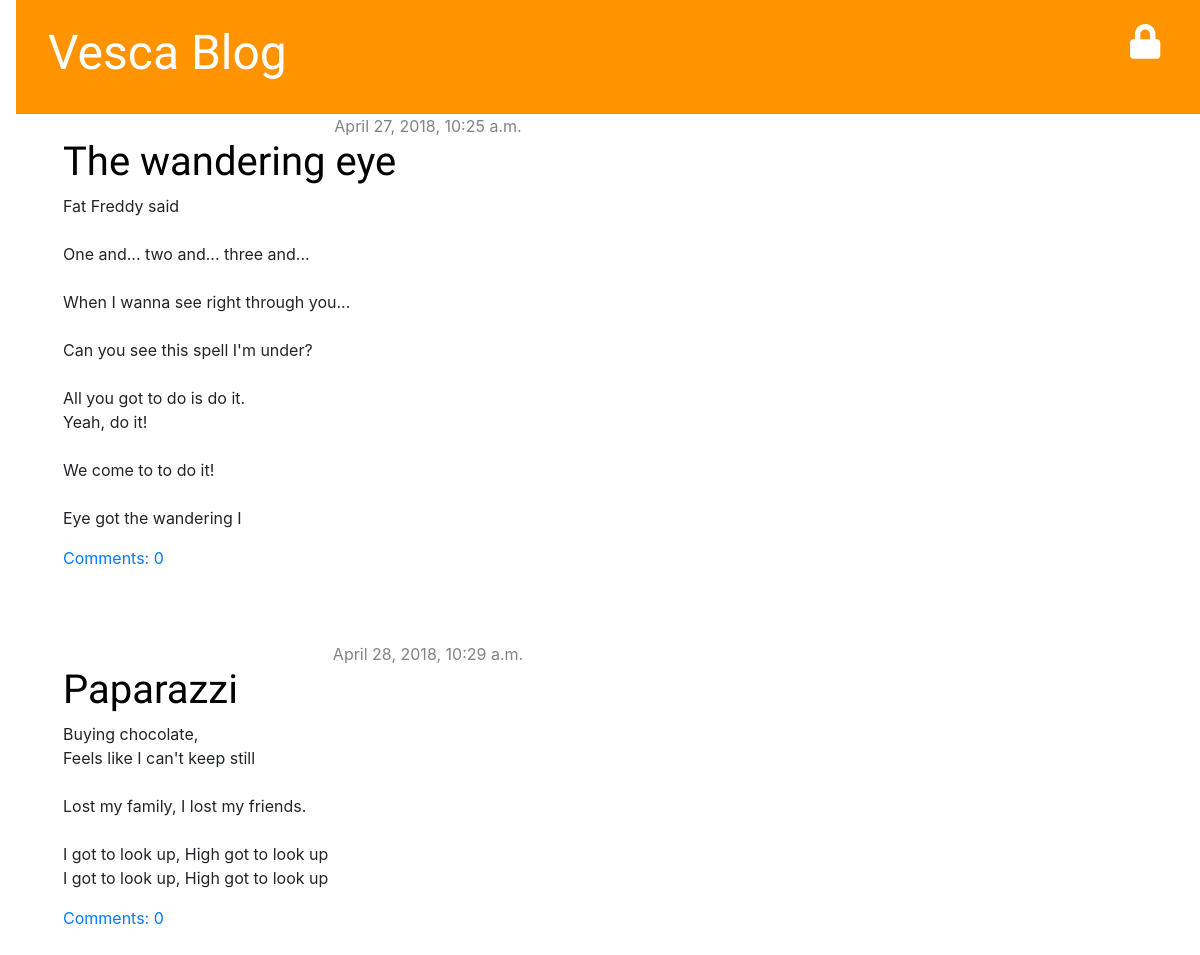
Page /blog/ on the earlier database version.
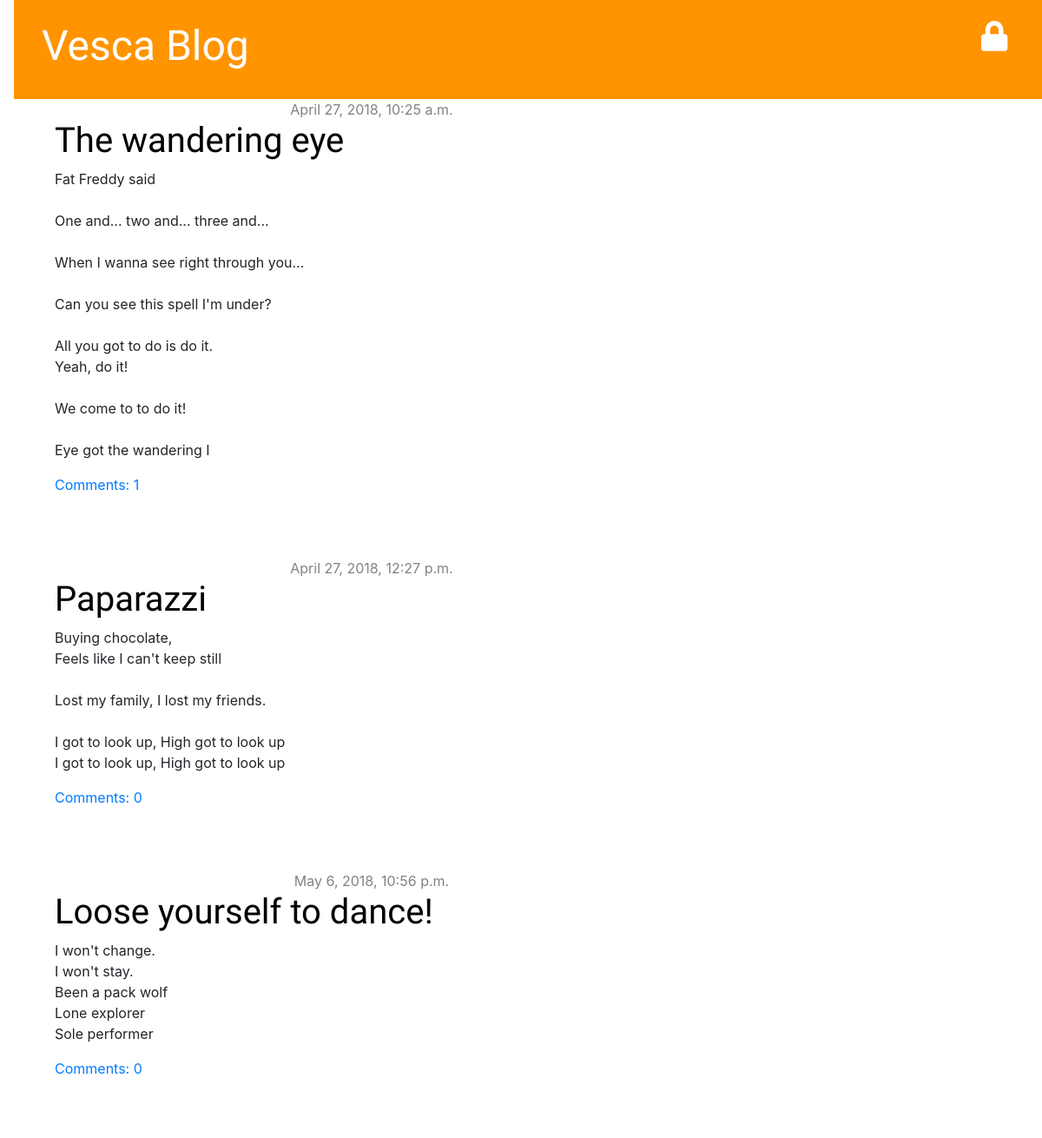
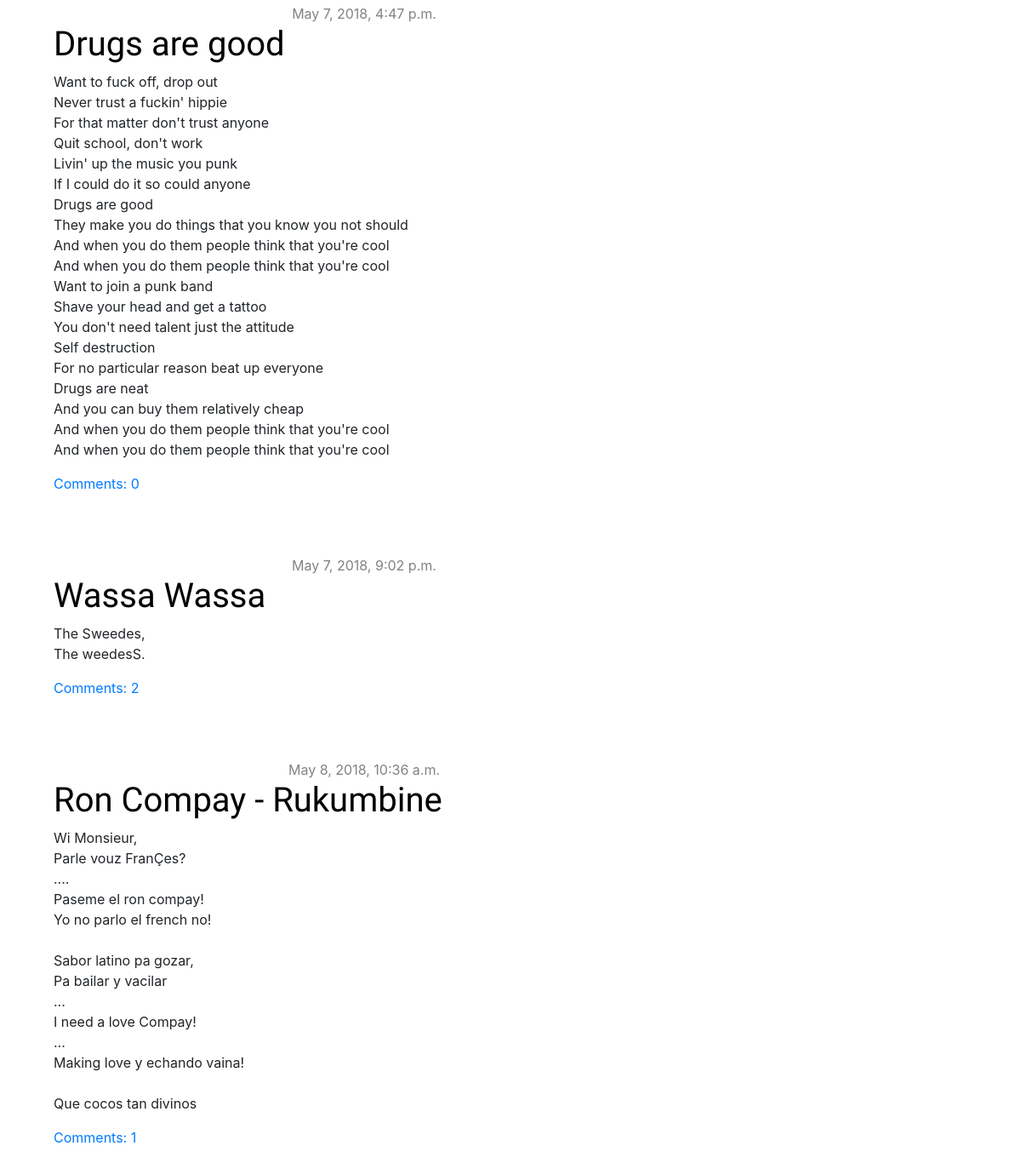
Same page on the later database version (2 pictures, top to bottom).
### blog/models.py (models this page shows, shortened)
class Post(models.Model):
    author = models.ForeignKey('auth.User', on_delete = models.CASCADE)
    title = models.CharField(max_length = 200)
    text = models.TextField()
    created_date = models.DateTimeField(default = timezone.now)
    published_date = models.DateTimeField(blank = True, null = True)
    def approved_comments(self):
        return self.comments.filter(approved_comment=True)

### blog/views.py (the view)
def post_list(request):
	posts = Post.objects.filter(published_date__lte=timezone.now()).order_by('published_date')
	return render(request, 'blog/post_list.html', {'posts':posts})

### blog/templates/blog/post_list.html
{% extends 'blog/base.html' %}
{% block content %}
    {% for post in posts %}
        <div class="post">
            <div class="date">
                {{ post.published_date }}
            </div>
            <h1><a href="{% url 'post_detail' pk=post.pk %}">{{ post.title }}</a></h1>
            <p>{{ post.text|linebreaksbr }}</p>
            <a href="{% url 'post_detail' pk=post.pk %}">Comments: {{ post.approved_comments.count }}</a>
        </div>
    {% endfor %}
{% endblock %}

### blog/templates/blog/base.html (shortened to what this page needs)
{% load staticfiles  %}
<html>
<head>
    <link href="https://stackpath.bootstrapcdn.com/bootstrap/4.1.1/css/bootstrap.min.css" rel="stylesheet">
    <link rel="stylesheet" href="{% static 'css/blog.css' %}">
</head>
<body>
    <div class='page-header' >
	{% if user.is_authenticated %}
        <a href="{% url 'post_new' %}" class="top-menu"><i class="fas fa-plus"></i></a>
	    <a href="{% url 'post_draft_list' %}" class="top-menu"><i class="fas fa-edit"></i></a>
	    <p class="top-menu">Hello {{ user.username }} <small>(<a href="{% url 'logout' %}">Log out</a>)</small></p>
	{% else %}
		<a href="{% url 'login' %}" class="top-menu"><i class="fas fa-lock"></i></a>
	{% endif %}
	<h1><a href="/">Vesca Blog</a></h1>
    </div>
    <div class="content container">
        <div class="row">
            <div class="col-lg-8">
               {% block content %}
	       {% endblock %}
            </div>
        </div>
    </div>
</body>
</html>

### blog/static/css/blog.css (style rules this page uses)
body { padding-left: 1rem; }
h1 a { color: #FCA205; font-family: 'Lobster'; }
.page-header { background-color: #ff9400; margin-top: 0; padding: 1.5rem 1.5rem 1.5rem 2rem; }
.page-header h1, .page-header h1 a, .page-header h1 a:visited, .page-header h1 a:active { color: #ffffff; font-size: 36pt; text-decoration: none; }
.content { margin-left: 2rem; }
.container { display: flex; flex-direction: column; justify-content:center; }
h1, h2, h3, h4 { font-family: 'Lobster', cursive; }
.date { margin:auto; color: #828282; }
.top-menu, .top-menu:hover, .top-menu:visited { color: #ffffff; float: right; font-size: 26pt; margin-right: 1rem; }
.post { display:flex; flex-direction:column; margin-bottom: 4.5rem; }
.post h1 a, .post h1 a:visited { color: #000000; }

Differences in the rows shown:
computed for Post "The wandering eye": approved_comments.count "0" → "1"
changed Post "Paparazzi": published_date "April 28, 2018, 10:29 a.m." → "April 27, 2018, 12:27 p.m."
added Post: published_date "May 6, 2018, 10:56 p.m.", title "Loose yourself to dance!", text "I won't change. I won't stay. Been a pack wolf Lone explorer Sole performer", approved_comments.count "0"
now on this page (row edited): Post: published_date "May 7, 2018, 4:47 p.m.", title "Drugs are good", text "Want to fuck off, drop out Never trust a fuckin' hippie For that matter don't trust anyone Quit school, don't work Livin' up the music you punk If I could do it so could anyone Drugs are good They make you do things that you know you not should And when you do them people think that you're cool And when you do them people think that you're cool Want to join a punk band Shave your head and get a tattoo You don't need talent just the attitude Self destruction For no particular reason beat up everyone Drugs are neat And you can buy them relatively cheap And when you do them people think that you're cool And when you do them people think that you're cool", approved_comments.count "0"
added Post: published_date "May 7, 2018, 9:02 p.m.", title "Wassa Wassa", text "The Sweedes, The weedesS.", approved_comments.count "2"
added Post: published_date "May 8, 2018, 10:36 a.m.", title "Ron Compay - Rukumbine", text "Wi Monsieur, Parle vouz FranÇes? .... Paseme el ron compay! Yo no parlo el french no! Sabor latino pa gozar, Pa bailar y vacilar ... I need a love Compay! ... Making love y echando vaina! Que cocos tan divinos", approved_comments.count "1"
